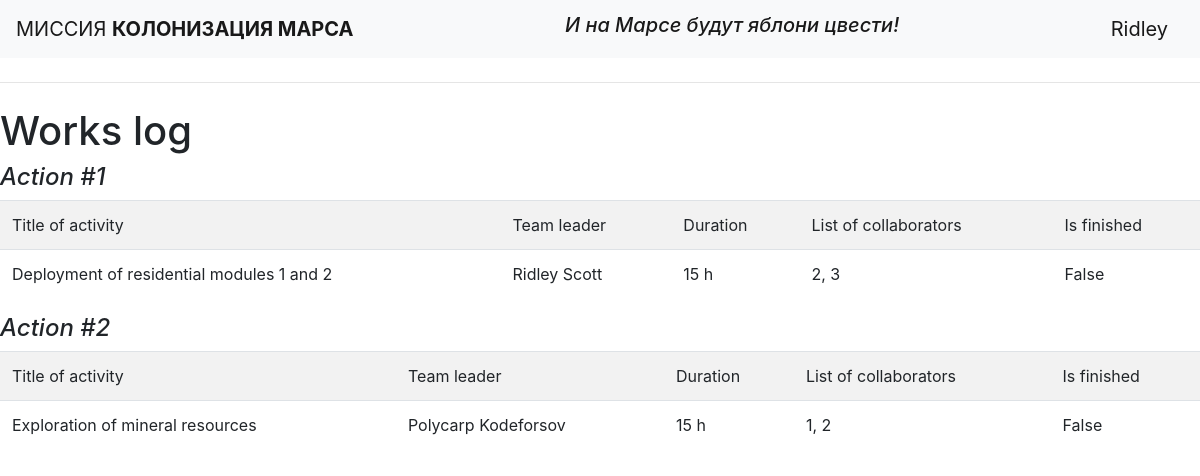
The page / (signed in) on the database its author committed.
### data/users.py (models this page shows, shortened)
class User(SqlAlchemyBase, UserMixin):
    __tablename__ = 'users'
    id = sqlalchemy.Column(sqlalchemy.Integer, primary_key=True, autoincrement=True)
    surname = sqlalchemy.Column(sqlalchemy.String)
    name = sqlalchemy.Column(sqlalchemy.String)
    age = sqlalchemy.Column(sqlalchemy.Integer)
    position = sqlalchemy.Column(sqlalchemy.String)
    speciality = sqlalchemy.Column(sqlalchemy.String)
    address = sqlalchemy.Column(sqlalchemy.String)
    email = sqlalchemy.Column(sqlalchemy.String, unique=True)
    hashed_password = sqlalchemy.Column(sqlalchemy.String)
    modified_date = sqlalchemy.Column(sqlalchemy.DateTime, default=datetime.datetime.now)

### data/jobs.py (models this page shows)
class Jobs(SqlAlchemyBase):
    __tablename__ = 'jobs'
    id = sqlalchemy.Column(sqlalchemy.Integer, primary_key=True, autoincrement=True)
    team_leader = sqlalchemy.Column(sqlalchemy.Integer, sqlalchemy.ForeignKey("users.id"))
    job = sqlalchemy.Column(sqlalchemy.String)
    work_size = sqlalchemy.Column(sqlalchemy.Integer)
    collaborators = sqlalchemy.Column(sqlalchemy.String)
    start_date = sqlalchemy.Column(sqlalchemy.DateTime, default=datetime.datetime.now)
    end_date = sqlalchemy.Column(sqlalchemy.DateTime)
    is_finished = sqlalchemy.Column(sqlalchemy.Boolean)
    user = orm.relationship('User')

### main.py (the view)
@app.route("/")
def index():
    db_sess = db_session.create_session()
    tls = [db_sess.query(User).filter(User.id == j.team_leader).first() for j in db_sess.query(Jobs)]
    return render_template("index.html", jobs=db_sess.query(Jobs), tls=tls)

### data/db_session.py (called while the page is built)
def create_session() -> Session:
    global __factory
    return __factory()

### main.py (called while the page is built)
@login_manager.user_loader
def load_user(user_id):
    db_sess = db_session.create_session()
    return db_sess.query(User).get(user_id)

### templates/index.html
{% extends "base.html" %}
{% block content %}
    <h1>Works log</h1>
{% for job in jobs%}
<h4><i>Action #{{job.id}}</i></h4>
<table class="table table-striped">
		<tr>
			<td>Title of activity</td>
			<td>Team leader</td>
            <td>Duration</td>
            <td>List of collaborators</td>
            <td>Is finished</td>
		</tr>
		<tr>
			<td>{{job.job}}</td>
			<td>{{tls[loop.index - 1].name}} {{tls[loop.index - 1].surname}}</td>
            <td>{{job.work_size}} h</td>
            <td>{{job.collaborators}}</td>
            <td>{{job.is_finished}}</td>
		</tr>
</table>
{% endfor %}
{% endblock %}

### templates/base.html (shortened to what this page needs)
<!DOCTYPE html>
<html lang="en">
<head>
    <link rel="stylesheet"
          href="https://stackpath.bootstrapcdn.com/bootstrap/4.4.1/css/bootstrap.min.css"
>
</head>
<body>
<header>
    <nav class="navbar navbar-light bg-light">
        <a class="navbar-brand" href="#">МИССИЯ <b>КОЛОНИЗАЦИЯ МАРСА</b></a>
        <h4><i><a class="navbar-brand" href="#">И на Марсе будут яблони цвести!</a></i></h4>
        {% if current_user.is_authenticated %}
        <a class="navbar-brand" href="/logout">{{ current_user.name }}</a>
        {% else %}
        <p>
            <a class="btn btn-primary " href="/register">Зарегистрироваться</a>
            <a class="btn btn-success" href="/login">Войти</a>
        </p>
        {% endif %}
    </nav>
</header>
</body>
<hr class="my-4">
{% block content %}{% endblock %}
</html>

### rows shown on the page
User: name "Ridley", surname "Scott"
Jobs: id "1", job "Deployment of residential modules 1 and 2", work_size "15", collaborators "2, 3", is_finished "False"
Jobs: id "2", job "Exploration of mineral resources", work_size "15", collaborators "1, 2", is_finished "False"
User: name "Polycarp", surname "Kodeforsov"
